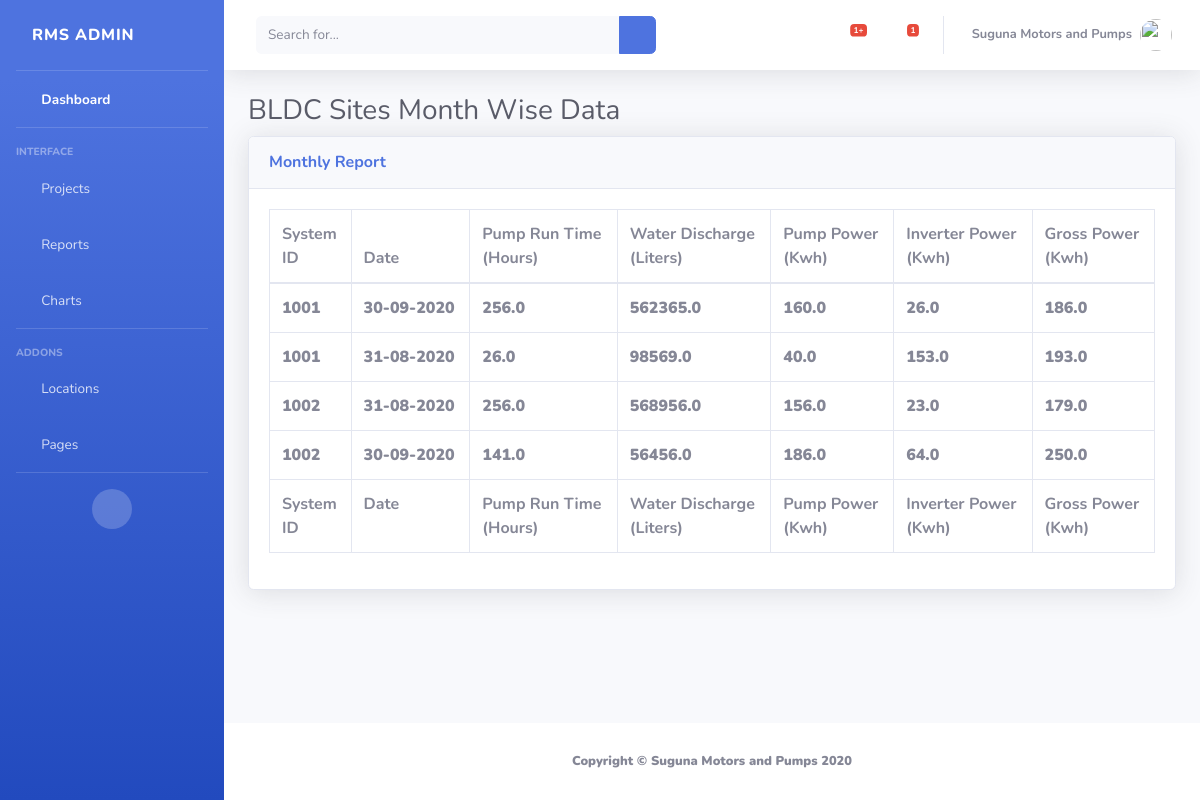
/monthReport/, run on an earlier commit of the app's database.
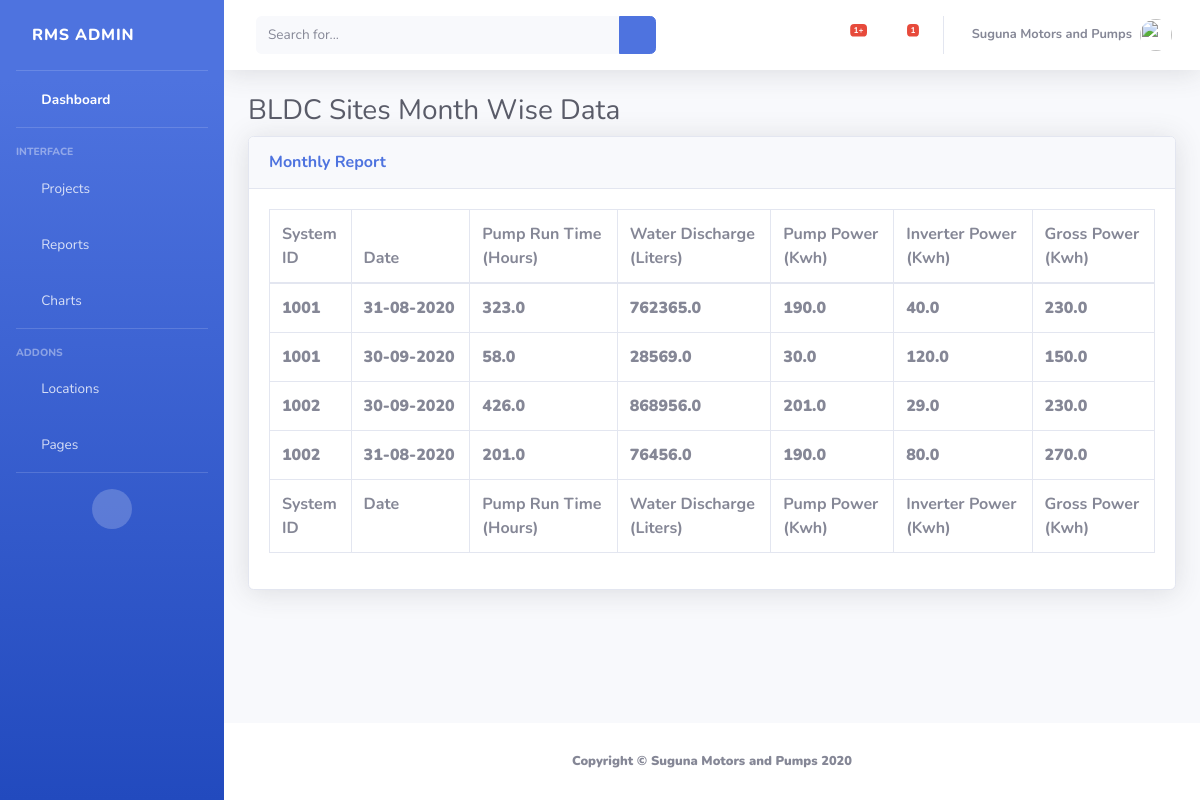
And on a later commit of the database.
### rms/models.py (models this page shows, shortened)
class md(models.Model):
	Project = models.CharField(max_length=50,null=True,blank=True)
	System_RID_No = models.CharField(max_length=30,null=True,blank=True)
	Date = models.DateField(null=True,blank=True)
	RunTime_Hrs = models.FloatField(null=True,blank=True)
	Water_Discharge_Lts = models.FloatField(null=True,blank=True)
	Pump_Consumption_KWH = models.FloatField(null=True,blank=True)
	Inverter_Input_KWH = models.FloatField(null=True,blank=True)
	Inverter_Output_KWH = models.FloatField(null=True,blank=True)
	Total_KWH_Generation = models.FloatField(null=True,blank=True)
	Gross_KWH = models.FloatField(null=True,blank=True)

### rms/views.py (the view)
# urls.py: path('monthReport/', views.monthR, name='monthRep'),
def monthR(request):
	table_data = md.objects.all()
	return render(request, 'monthR.html', {'table_data': table_data})

### templates/monthR.html (shortened to what the changed rows need)
<!DOCTYPE html>
{% load static %}
<html lang="en">
<head>
  <link href="{% static 'vendor/fontawesome-free/css/all.min.css' %}" rel="stylesheet" type="text/css">
  <link href="{% static 'css/sb-admin-2.min.css' %}" rel="stylesheet">
  <link href="{% static 'vendor/datatables/dataTables.bootstrap4.min.css' %}" rel="stylesheet">
</head>
<body id="page-top">
  <div id="wrapper">
    <div id="content-wrapper" class="d-flex flex-column">
      <div id="content">
        <div class="container-fluid">
          <h1 class="h3 mb-2 text-gray-800">BLDC Sites Month Wise Data</h1>
          <div class="card shadow mb-4">
            <div class="card-body">
              <div class="table-responsive">
                <table class="table table-bordered" id="dataTable" width="100%" cellspacing="0">
                  <thead>
                    <tr>
                      <th>System<br>ID</br></th>
                      <th>Date</th>
                      <th>Pump Run Time<br>(Hours)</br></th>
                      <th>Water Discharge<br>(Liters)</br></th>
                      <th>Pump Power<br>(Kwh)</br></th>
                      <th>Inverter Power<br>(Kwh)</br></th>
                      <th>Gross Power<br>(Kwh)</br></th>
                    </tr>
                  </thead>
                  <tfoot>
                    <tr>
                      <th>System<br>ID</br></th>
                      <th>Date</th>
                      <th>Pump Run Time<br>(Hours)</br></th>
                      <th>Water Discharge<br>(Liters)</br></th>
                      <th>Pump Power<br>(Kwh)</br></th>
                      <th>Inverter Power<br>(Kwh)</br></th>
                      <th>Gross Power<br>(Kwh)</br></th>
                    </tr>
                  </tfoot>
                  <tbody>
              {% for x in table_data %}
                    <tr>
                      <td>{{x.System_RID_No}}</td>
                      <td>{{x.Date | date:"d-m-Y"}}</td>
                      <td>{{x.RunTime_Hrs}}</td>
                      <td>{{x.Water_Discharge_Lts}}</td>
                      <td>{{x.Pump_Consumption_KWH}}</td>
                      <td>{{x.Inverter_Output_KWH}}</td>
                      <td>{{x.Gross_KWH}}</td>
                    </tr>
              {% endfor %}
                  </tbody>
                </table>
              </div>
            </div>
          </div>
        </div>
      </div>
    </div>
  </div>
</body>
</html>

What changed in the data, as far as the page shows it:
changed md (number 1 of 4 on the later page): Date "30-09-2020" → "31-08-2020"; RunTime_Hrs "256.0" → "323.0"; Water_Discharge_Lts "562365.0" → "762365.0"; Pump_Consumption_KWH "160.0" → "190.0"; Inverter_Output_KWH "26.0" → "40.0"; Gross_KWH "186.0" → "230.0"
changed md (number 2 of 4 on the later page): Date "31-08-2020" → "30-09-2020"; RunTime_Hrs "26.0" → "58.0"; Water_Discharge_Lts "98569.0" → "28569.0"; Pump_Consumption_KWH "40.0" → "30.0"; Inverter_Output_KWH "153.0" → "120.0"; Gross_KWH "193.0" → "150.0"
changed md (number 3 of 4 on the later page): Date "31-08-2020" → "30-09-2020"; RunTime_Hrs "256.0" → "426.0"; Water_Discharge_Lts "568956.0" → "868956.0"; Pump_Consumption_KWH "156.0" → "201.0"; Inverter_Output_KWH "23.0" → "29.0"; Gross_KWH "179.0" → "230.0"
changed md (number 4 of 4 on the later page): Date "30-09-2020" → "31-08-2020"; RunTime_Hrs "141.0" → "201.0"; Water_Discharge_Lts "56456.0" → "76456.0"; Pump_Consumption_KWH "186.0" → "190.0"; Inverter_Output_KWH "64.0" → "80.0"; Gross_KWH "250.0" → "270.0"
